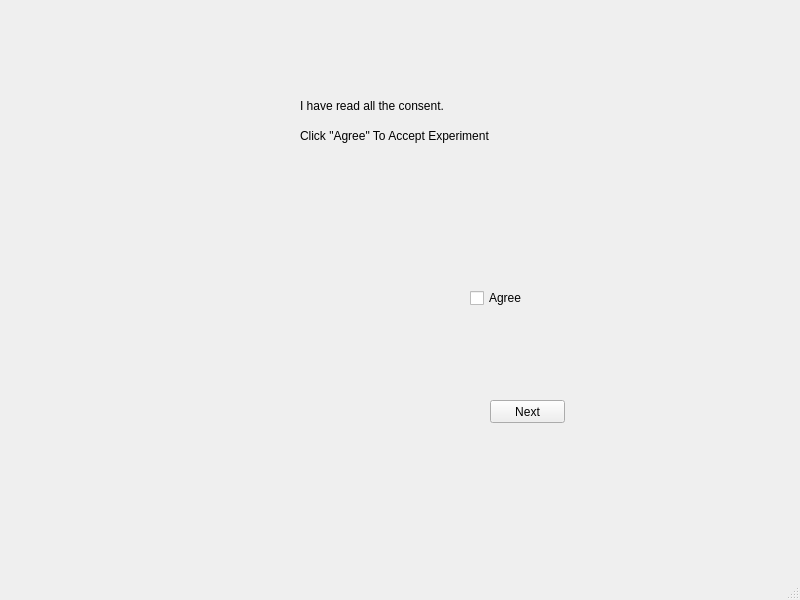
<?xml version="1.0" encoding="UTF-8"?>
<ui version="4.0">
 <class>MainWindow</class>
 <widget class="QMainWindow" name="MainWindow">
  <property name="geometry">
   <rect>
    <x>0</x>
    <y>0</y>
    <width>800</width>
    <height>600</height>
   </rect>
  </property>
  <property name="windowTitle">
   <string>MainWindow</string>
  </property>
  <widget class="QWidget" name="centralwidget">
   <widget class="QStackedWidget" name="stackedWidget">
    <property name="geometry">
     <rect>
      <x>-10</x>
      <y>0</y>
      <width>781</width>
      <height>571</height>
     </rect>
    </property>
    <property name="currentIndex">
     <number>0</number>
    </property>
    <widget class="QWidget" name="page">
     <widget class="QLabel" name="label">
      <property name="geometry">
       <rect>
        <x>310</x>
        <y>80</y>
        <width>251</width>
        <height>111</height>
       </rect>
      </property>
      <property name="text">
       <string>Click &quot;Agree&quot; To Accept Experiment</string>
      </property>
     </widget>
     <widget class="QCheckBox" name="checkBox">
      <property name="geometry">
       <rect>
        <x>480</x>
        <y>290</y>
        <width>71</width>
        <height>16</height>
       </rect>
      </property>
      <property name="text">
       <string>Agree</string>
      </property>
     </widget>
     <widget class="QLabel" name="label_2">
      <property name="geometry">
       <rect>
        <x>310</x>
        <y>50</y>
        <width>251</width>
        <height>111</height>
       </rect>
      </property>
      <property name="text">
       <string>I have read all the consent.</string>
      </property>
     </widget>
     <widget class="QPushButton" name="pushButton_7">
      <property name="geometry">
       <rect>
        <x>500</x>
        <y>400</y>
        <width>75</width>
        <height>23</height>
       </rect>
      </property>
      <property name="text">
       <string>Next</string>
      </property>
     </widget>
    </widget>
    <widget class="QWidget" name="page_3">
     <widget class="QLabel" name="label_3">
      <property name="geometry">
       <rect>
        <x>290</x>
        <y>200</y>
        <width>72</width>
        <height>15</height>
       </rect>
      </property>
      <property name="text">
       <string>Gender</string>
      </property>
     </widget>
     <widget class="QComboBox" name="comboBox_2">
      <property name="geometry">
       <rect>
        <x>380</x>
        <y>200</y>
        <width>87</width>
        <height>22</height>
       </rect>
      </property>
      <item>
       <property name="text">
        <string>Male</string>
       </property>
      </item>
      <item>
       <property name="text">
        <string>Female</string>
       </property>
      </item>
     </widget>
     <widget class="QComboBox" name="comboBox">
      <property name="geometry">
       <rect>
        <x>380</x>
        <y>250</y>
        <width>87</width>
        <height>22</height>
       </rect>
      </property>
      <item>
       <property name="text">
        <string>College</string>
       </property>
      </item>
      <item>
       <property name="text">
        <string>High School</string>
       </property>
      </item>
      <item>
       <property name="text">
        <string>Middle School</string>
       </property>
      </item>
     </widget>
     <widget class="QTextEdit" name="textEdit">
      <property name="geometry">
       <rect>
        <x>370</x>
        <y>140</y>
        <width>104</width>
        <height>31</height>
       </rect>
      </property>
      <property name="html">
       <string>&lt;!DOCTYPE HTML PUBLIC &quot;-//W3C//DTD HTML 4.0//EN&quot; &quot;http://www.w3.org/TR/REC-html40/strict.dtd&quot;&gt;
&lt;html&gt;&lt;head&gt;&lt;meta name=&quot;qrichtext&quot; content=&quot;1&quot; /&gt;&lt;style type=&quot;text/css&quot;&gt;
p, li { white-space: pre-wrap; }
&lt;/style&gt;&lt;/head&gt;&lt;body style=&quot; font-family:'SimSun'; font-size:9pt; font-weight:400; font-style:normal;&quot;&gt;
&lt;p style=&quot;-qt-paragraph-type:empty; margin-top:0px; margin-bottom:0px; margin-left:0px; margin-right:0px; -qt-block-indent:0; text-indent:0px;&quot;&gt;&lt;br /&gt;&lt;/p&gt;&lt;/body&gt;&lt;/html&gt;</string>
      </property>
     </widget>
     <widget class="QLabel" name="label_4">
      <property name="geometry">
       <rect>
        <x>320</x>
        <y>110</y>
        <width>171</width>
        <height>16</height>
       </rect>
      </property>
      <property name="text">
       <string>Personal Information</string>
      </property>
     </widget>
     <widget class="QLabel" name="label_5">
      <property name="geometry">
       <rect>
        <x>280</x>
        <y>250</y>
        <width>72</width>
        <height>15</height>
       </rect>
      </property>
      <property name="text">
       <string>Education</string>
      </property>
     </widget>
     <widget class="QLabel" name="label_6">
      <property name="geometry">
       <rect>
        <x>300</x>
        <y>150</y>
        <width>72</width>
        <height>15</height>
       </rect>
      </property>
      <property name="text">
       <string>Age</string>
      </property>
     </widget>
     <widget class="QPushButton" name="pushButton_8">
      <property name="geometry">
       <rect>
        <x>500</x>
        <y>400</y>
        <width>75</width>
        <height>23</height>
       </rect>
      </property>
      <property name="text">
       <string>Next</string>
      </property>
     </widget>
    </widget>
    <widget class="QWidget" name="page_7">
     <widget class="QTextBrowser" name="textBrowser">
      <property name="geometry">
       <rect>
        <x>200</x>
        <y>70</y>
        <width>411</width>
        <height>301</height>
       </rect>
      </property>
      <property name="html">
       <string>&lt;!DOCTYPE HTML PUBLIC &quot;-//W3C//DTD HTML 4.0//EN&quot; &quot;http://www.w3.org/TR/REC-html40/strict.dtd&quot;&gt;
&lt;html&gt;&lt;head&gt;&lt;meta name=&quot;qrichtext&quot; content=&quot;1&quot; /&gt;&lt;style type=&quot;text/css&quot;&gt;
p, li { white-space: pre-wrap; }
&lt;/style&gt;&lt;/head&gt;&lt;body style=&quot; font-family:'SimSun'; font-size:9pt; font-weight:400; font-style:normal;&quot;&gt;
&lt;p style=&quot; margin-top:0px; margin-bottom:0px; margin-left:0px; margin-right:0px; -qt-block-indent:0; text-indent:0px;&quot;&gt;Consider the following problem carefully, then write down your decision. On the table are two urns, labeled A and B, containing red and blue marbles, and you have to draw a marble from one of the urns without looking. If you get a blue marble, you will be entered into a £30 lottery draw. Urn A contains 50 red marbles and 50 blue marbles. Urn B contains 100 marbles in an unknown color ratio, from 100 red marbles and 0 blue marbles to 0 red marbles and 100 blue marbles. The mixture of red and blue marbles in Urn B has been decided by writing the numbers 0, 1, 2, . . ., 100 on separate slips of paper, shuffling the slips thoroughly, and then drawing one of them at random. The number chosen was used to determine the number of blue marbles to be put into Urn B, but you do not know the number. Every possible mixture of red and blue marbles in Urn B is equally likely. You have to decide whether you prefer to draw a marble at random from Urn A or Urn B. What you hope is to draw a blue marble and be entered for the £30 lottery draw. Consider very carefully from which urn you prefer to draw the marble, then write down your decision below. You will draw a marble from your chosen urn straight afterwards. I prefer to draw a marble from Urn A/Urn B&lt;/p&gt;&lt;/body&gt;&lt;/html&gt;</string>
      </property>
     </widget>
     <widget class="QPushButton" name="pushButton_9">
      <property name="geometry">
       <rect>
        <x>500</x>
        <y>400</y>
        <width>75</width>
        <height>23</height>
       </rect>
      </property>
      <property name="text">
       <string>Next</string>
      </property>
     </widget>
    </widget>
    <widget class="QWidget" name="page_2">
     <widget class="QPushButton" name="pushButton_2">
      <property name="geometry">
       <rect>
        <x>540</x>
        <y>370</y>
        <width>93</width>
        <height>28</height>
       </rect>
      </property>
      <property name="text">
       <string>urn B</string>
      </property>
     </widget>
     <widget class="QLabel" name="label_7">
      <property name="geometry">
       <rect>
        <x>370</x>
        <y>60</y>
        <width>91</width>
        <height>16</height>
       </rect>
      </property>
      <property name="text">
       <string>2 Marbles</string>
      </property>
     </widget>
     <widget class="QGraphicsView" name="graphicsView">
      <property name="geometry">
       <rect>
        <x>110</x>
        <y>110</y>
        <width>256</width>
        <height>192</height>
       </rect>
      </property>
     </widget>
     <widget class="QGraphicsView" name="graphicsView_2">
      <property name="geometry">
       <rect>
        <x>460</x>
        <y>110</y>
        <width>256</width>
        <height>192</height>
       </rect>
      </property>
     </widget>
     <widget class="QPushButton" name="pushButton">
      <property name="geometry">
       <rect>
        <x>180</x>
        <y>370</y>
        <width>93</width>
        <height>28</height>
       </rect>
      </property>
      <property name="text">
       <string>urn A</string>
      </property>
     </widget>
     <widget class="QLabel" name="label_8">
      <property name="geometry">
       <rect>
        <x>80</x>
        <y>430</y>
        <width>311</width>
        <height>16</height>
       </rect>
      </property>
      <property name="text">
       <string>I prefer to draw a marble from Urn A</string>
      </property>
     </widget>
     <widget class="QLabel" name="label_9">
      <property name="geometry">
       <rect>
        <x>450</x>
        <y>430</y>
        <width>311</width>
        <height>16</height>
       </rect>
      </property>
      <property name="text">
       <string>I prefer to draw a marble from Urn B</string>
      </property>
     </widget>
     <widget class="QPushButton" name="pushButton_10">
      <property name="geometry">
       <rect>
        <x>620</x>
        <y>480</y>
        <width>75</width>
        <height>23</height>
       </rect>
      </property>
      <property name="text">
       <string>Next</string>
      </property>
     </widget>
    </widget>
    <widget class="QWidget" name="page_4">
     <widget class="QPushButton" name="pushButton_3">
      <property name="geometry">
       <rect>
        <x>540</x>
        <y>370</y>
        <width>93</width>
        <height>28</height>
       </rect>
      </property>
      <property name="text">
       <string>urn B</string>
      </property>
     </widget>
     <widget class="QLabel" name="label_10">
      <property name="geometry">
       <rect>
        <x>370</x>
        <y>60</y>
        <width>91</width>
        <height>16</height>
       </rect>
      </property>
      <property name="text">
       <string>10 Marbles</string>
      </property>
     </widget>
     <widget class="QGraphicsView" name="graphicsView_3">
      <property name="geometry">
       <rect>
        <x>110</x>
        <y>110</y>
        <width>256</width>
        <height>192</height>
       </rect>
      </property>
     </widget>
     <widget class="QGraphicsView" name="graphicsView_4">
      <property name="geometry">
       <rect>
        <x>460</x>
        <y>110</y>
        <width>256</width>
        <height>192</height>
       </rect>
      </property>
     </widget>
     <widget class="QPushButton" name="pushButton_4">
      <property name="geometry">
       <rect>
        <x>180</x>
        <y>370</y>
        <width>93</width>
        <height>28</height>
       </rect>
      </property>
      <property name="text">
       <string>urn A</string>
      </property>
     </widget>
     <widget class="QLabel" name="label_11">
      <property name="geometry">
       <rect>
        <x>80</x>
        <y>430</y>
        <width>311</width>
        <height>16</height>
       </rect>
      </property>
      <property name="text">
       <string>I prefer to draw a marble from Urn A</string>
      </property>
     </widget>
     <widget class="QLabel" name="label_12">
      <property name="geometry">
       <rect>
        <x>450</x>
        <y>430</y>
        <width>311</width>
        <height>16</height>
       </rect>
      </property>
      <property name="text">
       <string>I prefer to draw a marble from Urn B</string>
      </property>
     </widget>
     <widget class="QPushButton" name="pushButton_11">
      <property name="geometry">
       <rect>
        <x>620</x>
        <y>480</y>
        <width>75</width>
        <height>23</height>
       </rect>
      </property>
      <property name="text">
       <string>Next</string>
      </property>
     </widget>
    </widget>
    <widget class="QWidget" name="page_5">
     <widget class="QPushButton" name="pushButton_5">
      <property name="geometry">
       <rect>
        <x>540</x>
        <y>370</y>
        <width>93</width>
        <height>28</height>
       </rect>
      </property>
      <property name="text">
       <string>urn B</string>
      </property>
     </widget>
     <widget class="QLabel" name="label_13">
      <property name="geometry">
       <rect>
        <x>370</x>
        <y>60</y>
        <width>91</width>
        <height>16</height>
       </rect>
      </property>
      <property name="text">
       <string>100 Marbles</string>
      </property>
     </widget>
     <widget class="QGraphicsView" name="graphicsView_5">
      <property name="geometry">
       <rect>
        <x>110</x>
        <y>110</y>
        <width>256</width>
        <height>192</height>
       </rect>
      </property>
     </widget>
     <widget class="QGraphicsView" name="graphicsView_6">
      <property name="geometry">
       <rect>
        <x>460</x>
        <y>110</y>
        <width>256</width>
        <height>192</height>
       </rect>
      </property>
     </widget>
     <widget class="QPushButton" name="pushButton_6">
      <property name="geometry">
       <rect>
        <x>180</x>
        <y>370</y>
        <width>93</width>
        <height>28</height>
       </rect>
      </property>
      <property name="text">
       <string>urn A</string>
      </property>
     </widget>
     <widget class="QLabel" name="label_16">
      <property name="geometry">
       <rect>
        <x>90</x>
        <y>430</y>
        <width>311</width>
        <height>16</height>
       </rect>
      </property>
      <property name="text">
       <string>I prefer to draw a marble from Urn A</string>
      </property>
     </widget>
     <widget class="QLabel" name="label_17">
      <property name="geometry">
       <rect>
        <x>460</x>
        <y>430</y>
        <width>311</width>
        <height>16</height>
       </rect>
      </property>
      <property name="text">
       <string>I prefer to draw a marble from Urn B</string>
      </property>
     </widget>
     <widget class="QPushButton" name="pushButton_12">
      <property name="geometry">
       <rect>
        <x>620</x>
        <y>480</y>
        <width>75</width>
        <height>23</height>
       </rect>
      </property>
      <property name="text">
       <string>Next</string>
      </property>
     </widget>
    </widget>
    <widget class="QWidget" name="page_6">
     <widget class="QTableWidget" name="tableWidget">
      <property name="geometry">
       <rect>
        <x>240</x>
        <y>140</y>
        <width>331</width>
        <height>221</height>
       </rect>
      </property>
      <row>
       <property name="text">
        <string>2</string>
       </property>
      </row>
      <row>
       <property name="text">
        <string>10</string>
       </property>
      </row>
      <row>
       <property name="text">
        <string>100</string>
       </property>
      </row>
      <row>
       <property name="text">
        <string>Total</string>
       </property>
      </row>
      <column>
       <property name="text">
        <string>Known risk</string>
       </property>
      </column>
      <column>
       <property name="text">
        <string>Ambiguous</string>
       </property>
      </column>
     </widget>
     <widget class="QLabel" name="label_14">
      <property name="geometry">
       <rect>
        <x>370</x>
        <y>90</y>
        <width>72</width>
        <height>15</height>
       </rect>
      </property>
      <property name="text">
       <string>Result</string>
      </property>
     </widget>
     <widget class="QPushButton" name="pushButton_13">
      <property name="geometry">
       <rect>
        <x>560</x>
        <y>420</y>
        <width>75</width>
        <height>23</height>
       </rect>
      </property>
      <property name="text">
       <string>Finish</string>
      </property>
     </widget>
    </widget>
   </widget>
  </widget>
  <widget class="QMenuBar" name="menubar">
   <property name="geometry">
    <rect>
     <x>0</x>
     <y>0</y>
     <width>800</width>
     <height>23</height>
    </rect>
   </property>
  </widget>
  <widget class="QStatusBar" name="statusbar"/>
 </widget>
 <resources/>
 <connections/>
</ui>
